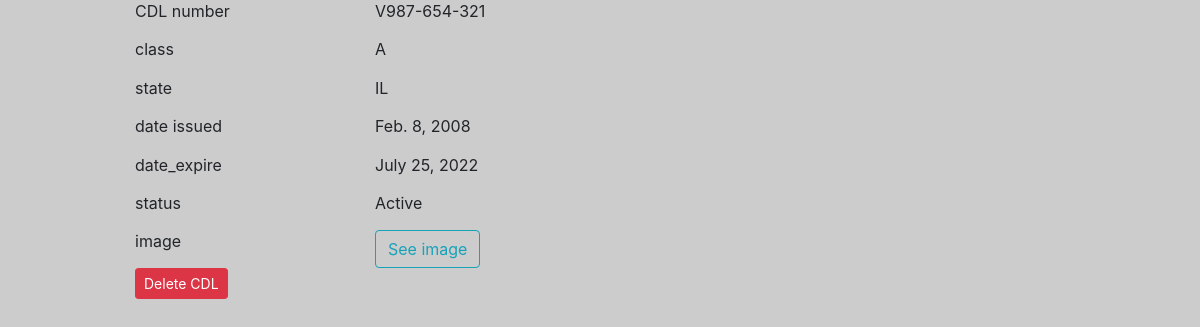
Screenshot of /dq/detail/cdl/1/ with the database file from the repository.
### dq/models.py (models this page shows, shortened)
class Cdl(models.Model):
    STATUSES = (
        ('Active', 'Active'),
        ('Surrendered', 'Surrendered'),
        ('Suspended', 'Suspended'),
        ('Invalid', 'Invalid'),
    )
    person = models.ForeignKey(Person, on_delete=models.CASCADE)
    cdl_num = models.CharField(max_length=100, null=True, blank=True)
    cdl_class = models.CharField(max_length=100, null=True, blank=True)
    cdl_state = models.CharField(max_length=2, null=True, blank=True) # kasnije dodaj adrese - poseban model
    isactive = models.BooleanField(default=False)
    date_issue = models.DateField(null=True)
    date_expire = models.DateField(null=True, blank=True)
    img = models.ImageField(upload_to=get_uploaded_cdl_file_name, null=True, blank=True)

### dq/views.py (the view)
# urls.py: path("detail/cdl/<int:pk>/", views.cdl_detail, name="cdl-detail"),
def cdl_detail(request, pk):
    cdl = get_object_or_404(Cdl, pk=pk)
    if cdl:
        context = {
            'cdl': cdl
        }
    else:
        context = {
            'cdl': 'no cdl found'
        }
    template_name = 'dq/cdl_detail.html'
    return render(request, template_name, context)

### dq/templates/dq/cdl_detail.html (shortened to what this page needs)
{% extends 'dq/base.html' %}
{% load static %}
{% block content%}
<div class="container">
    <div class="tab-pane fade show active" id="cdl" role="tabpanel" aria-labelledby="cdl-tab">
        <div class="row">
            <div class="col-md-3">
                <label>CDL number</label>
            </div>
            <div class="col-md-3">
                    <p>{{ cdl.cdl_num }}</p>
            </div>
        </div>
        <div class="row">
            <div class="col-md-3">
                <label>class</label>
            </div>
            <div class="col-md-3">
                    <p>{{ cdl.cdl_class }}</p>
            </div>
        </div>
        <div class="row">
            <div class="col-md-3">
                <label>state</label>
            </div>
            <div class="col-md-3">
                    <p>{{ cdl.cdl_state }}</p>
            </div>
        </div>
        <div class="row">
            <div class="col-md-3">
                <label>date issued</label>
            </div>
            <div class="col-md-3">
                    <p>{{ cdl.date_issue }}</p>
            </div>
        </div>
        <div class="row">
            <div class="col-md-3">
                <label>date_expire</label>
            </div>
            <div class="col-md-3">
                    <p>{{ cdl.date_expire|default_if_none:"expiration date not set" }}</p>
            </div>
        </div>
        <div class="row">
            <div class="col-md-3">
                <label>status</label>
            </div>
            <div class="col-md-3">
                {% if cdl.isactive %}
                    <p>Active</p>
                {% else %}
                    <p>Surenderred</p>
                {% endif %}
            </div>
        </div>
        <div class="row">
            <div class="col-md-3">
                <label>image</label>
            </div>
            <div class="col-md-3">
                {% if cdl.img %}
                    <a href="{{ cdl.img.url }}" class="btn btn-outline-info" target="_blank">See image</a>
                {% else %}
                    <p>no image</p>
                {% endif %}
            </div>
        </div>
        <form method="POST" action="{% url 'dq:cdl-delete' cdl.pk %}">
            <button type="submit" class="btn btn-danger btn-sm">Delete CDL</button>
        </form>
    </div>
</div>
{% endblock%}

### dq/static/dq/css/style.css (style rules this page uses)
:root { --primary: #ddd; --dark: #333; --light: #fff; --shadow: 0 1px 5px rgba(104, 104, 104, 0.8); }
html { margin: 0; padding: 0; box-sizing: border-box; }
body { background: #ccc; line-height: 1.4; width: 80%; margin: auto; }

### rows the page displays
Cdl: cdl_num "V987-654-321", cdl_class "A", cdl_state "IL", date_issue "Feb. 8, 2008", date_expire "July 25, 2022"
